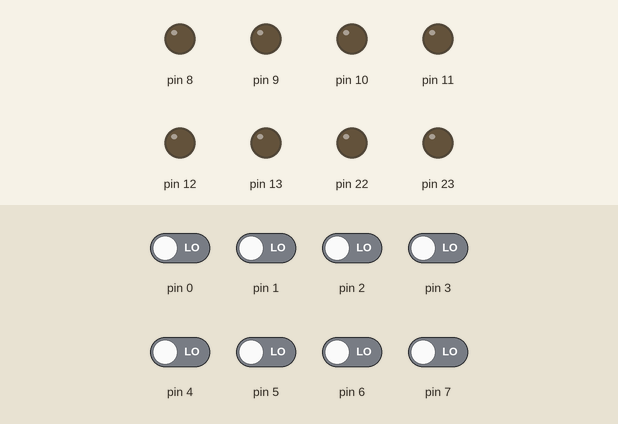
Simulated run of this sketch. Board: Arduino Uno, built with avr-gcc and run on an emulated ATmega328P. On the bench: output pins drawn as LEDs (lit = HIGH). The test bench sets the inputs (shaded band); at power-on: pin 0–7 LOW.

Above: at 0.8 s.
0.9 s: pin 0 driven HIGH
Timing chart, 0 to 3.9 s (numbered marks = the images above; inputs shaded):
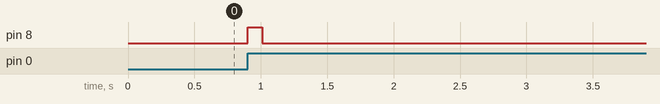

Measured:
- after the input at 0.9 s, pin 8: LOW → HIGH at once, → LOW 0.11 s later

The sketch:

tx_uart.ino
```cpp
void setup() {
  // put your setup code here, to run once:
  volatile char *dir_d=0x2A;
  volatile char *in_d=0x29;
  volatile char *dir_b=0x24;
  volatile char *out_b=0x25;
  *dir_d=0x00;
  *dir_b=0xff;
  volatile long j,i;
  char x,data1=0x0f,data2=0xf0;
  while(1){
    x=*in_d;
    while(x==0){
     x=*in_d;
     if(x==0x01){
      *out_b=0x01; //start bit
       for(i=0;i<10000;i++);
       for(j=0;j<8;j++){
       *out_b=(data1>>j)&0x01;
       for(i=0;i<10000;i++);}
       *out_b=0; //stop bit

        }
       else if(x==0x02){
        *out_b=0x01; //start bit
       for(i=0;i<10000;i++);
       for(j=0;j<8;j++){
       *out_b=(data2>>j)&0x01;
       for(i=0;i<10000;i++);}
       *out_b=0; //stop bit

      }}
  }

}

void loop() {
  // put your main code here, to run repeatedly:

}
```
